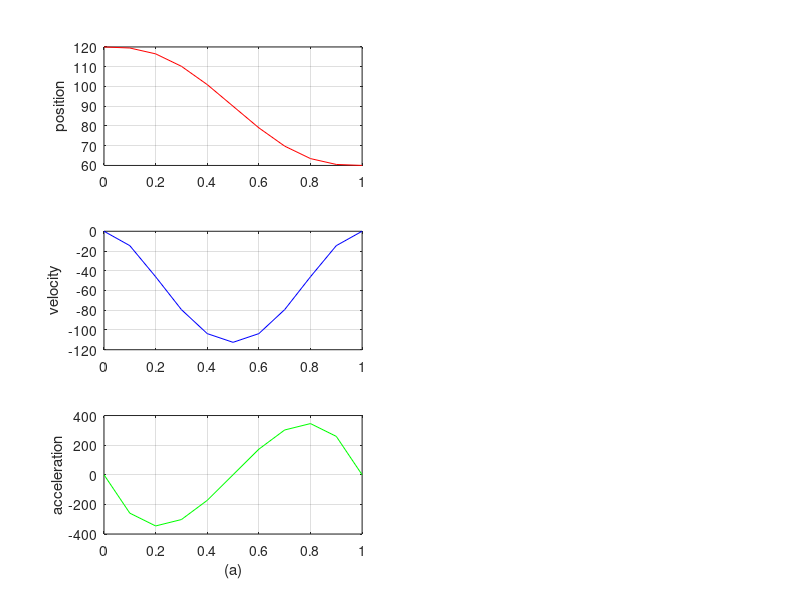

Write MATLAB code to recreate this figure.
clc
clear
cd /Users/louhantao/Desktop/code/semester_4/Robotics/hw/HW3/hw3_other_code
%轨迹定义条件
%时间
t0=0;
t1=1;
%位置和速度（a）
%利用公式（1-25）求系数
a0=120;
a1=0;
a2=0;
a3=-600;
a4=900;
a5=-360;
%轨迹生成
t=t0:0.1:t1;
%位置
q=a0+a1*power((t-t0),1)+a2*power((t-t0),2)+a3*power((t-t0),3)+...
    a4*power(t-t0,4)+a5*power(t-t0,5);
%速度
v=a1+2*a2*power((t-t0),1)+3*a3*power((t-t0),2)+4*a4*power(t-t0,3)+...
    5*a5*power(t-t0,4);
%加速度
acc=2*a2+6*a3*power((t-t0),1)+12*a4*power(t-t0,2)+20*a5*power(t-t0,3);
%绘图
figure; % 使用figure命令新开一个窗口，避免subplot影响保存
subplot(3,2,1)
plot(t,q,'r');
ylabel('position')
grid on
subplot(3,2,3)
plot(t,v,'b');
ylabel('velocity')
grid on
subplot(3,2,5)
plot(t,acc,'g');
xlabel('(a)');
ylabel('acceleration')
grid on


% 保存图片
saveas(gcf, 'plot_1-2.png');
% 与1-1相同 这也是合理的